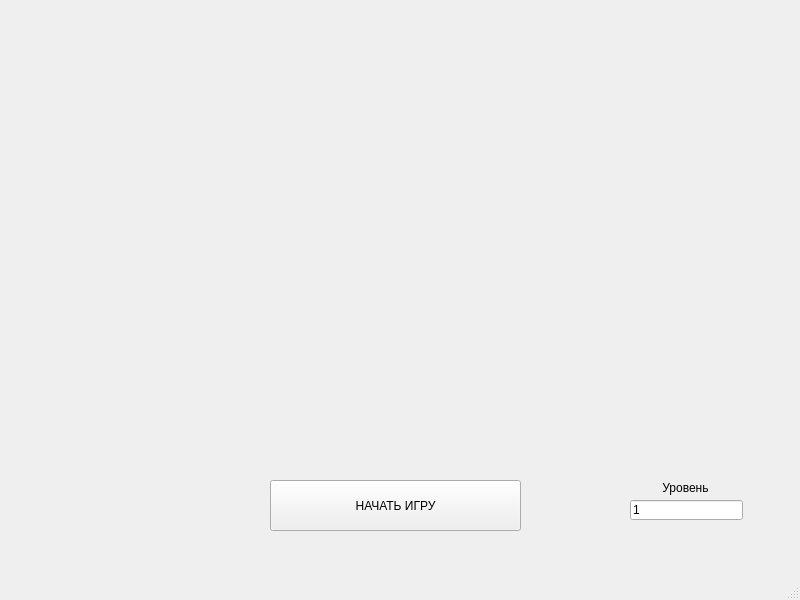
<?xml version="1.0" encoding="UTF-8"?>
<ui version="4.0">
 <class>MainWindow</class>
 <widget class="QMainWindow" name="MainWindow">
  <property name="geometry">
   <rect>
    <x>0</x>
    <y>0</y>
    <width>800</width>
    <height>600</height>
   </rect>
  </property>
  <property name="windowTitle">
   <string>MainWindow</string>
  </property>
  <widget class="QWidget" name="centralwidget">
   <widget class="QLabel" name="label">
    <property name="geometry">
     <rect>
      <x>20</x>
      <y>-30</y>
      <width>761</width>
      <height>491</height>
     </rect>
    </property>
    <property name="styleSheet">
     <string notr="true">image: url(:/newPrefix/EFT.jpg);</string>
    </property>
    <property name="text">
     <string/>
    </property>
   </widget>
   <widget class="QPushButton" name="pushButton">
    <property name="geometry">
     <rect>
      <x>270</x>
      <y>480</y>
      <width>251</width>
      <height>51</height>
     </rect>
    </property>
    <property name="styleSheet">
     <string notr="true"/>
    </property>
    <property name="text">
     <string>НАЧАТЬ ИГРУ</string>
    </property>
   </widget>
   <widget class="QLineEdit" name="lineEdit">
    <property name="geometry">
     <rect>
      <x>630</x>
      <y>500</y>
      <width>113</width>
      <height>20</height>
     </rect>
    </property>
    <property name="text">
     <string>1</string>
    </property>
   </widget>
   <widget class="QLabel" name="label_2">
    <property name="geometry">
     <rect>
      <x>630</x>
      <y>480</y>
      <width>111</width>
      <height>16</height>
     </rect>
    </property>
    <property name="text">
     <string>&lt;html&gt;&lt;head/&gt;&lt;body&gt;&lt;p align=&quot;center&quot;&gt;Уровень&lt;/p&gt;&lt;/body&gt;&lt;/html&gt;</string>
    </property>
   </widget>
  </widget>
  <widget class="QMenuBar" name="menubar">
   <property name="geometry">
    <rect>
     <x>0</x>
     <y>0</y>
     <width>800</width>
     <height>21</height>
    </rect>
   </property>
  </widget>
  <widget class="QStatusBar" name="statusbar"/>
 </widget>
 <resources>
  <include location="EFT.qrc"/>
 </resources>
 <connections/>
</ui>
